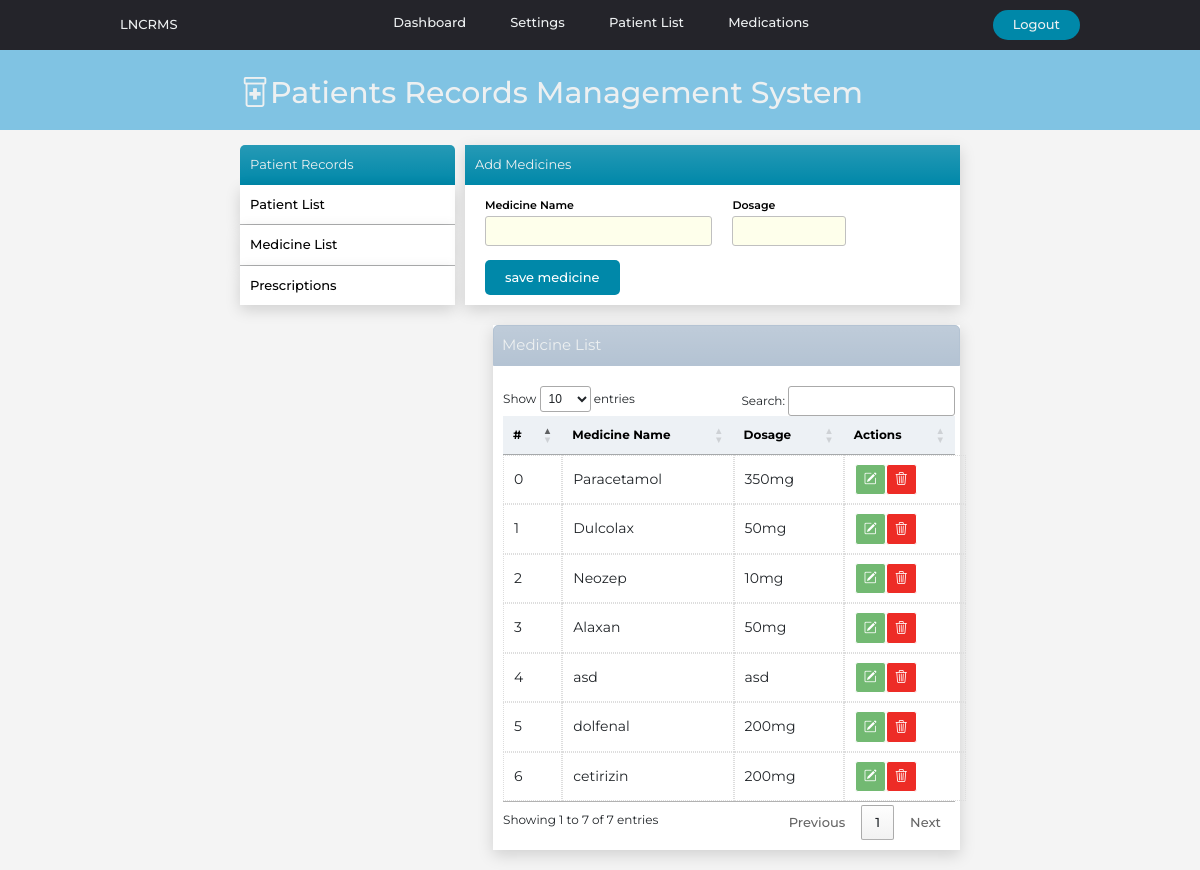
/medications/, run on an earlier commit of the app's database.
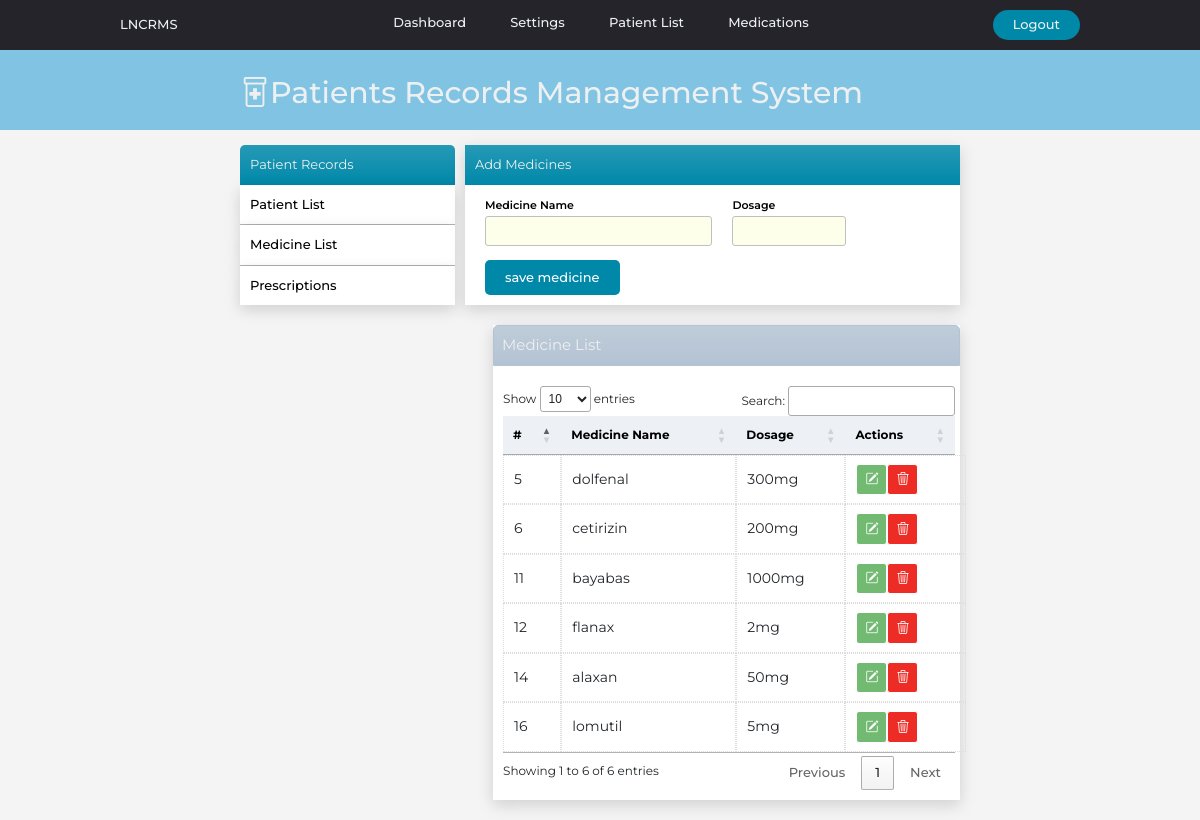
And on a later commit of the database.
### website/models.py (models this page shows)
class Medicinelist(models.Model):
    created_at = models.DateTimeField(auto_now_add=True)
    medicine_name = models.CharField(max_length=100)
    dosage = models.CharField(max_length=50)

### website/views.py (the view, shortened to what this page needs)
# urls.py: path('medications/',views.medications, name='medications'),
def medications(request,pk=''):
    medicinedata ={'medicinedata': Medicinelist.objects.all()}
    return render(request, 'medications.html',medicinedata)

### website/templates/medications.html (shortened to what this page needs)
{% extends 'index.html' %}
{% block content%}
<div class="container1">
  {% include "sidemenu.html" %}
  <div class="reg-area">
    <form method="POST">
    <div class="title-form bg-gradient">Add Medicines</div>
    <div class="reg-row">
        <div class="medicine-col">
          <label class="reg-label">Medicine Name</label><br />
          <input class="medicine-input" name="medname" required />
        </div>
        <div class="medicine-col">
          <label class="reg-label">Dosage</label><br />
          <input class="medicine-input" name="dosage" style="width: 50%;" required/>
        </div>
    </div>
    <div class="reg-row">
        <div class="medicine-col">
          <button class="btn-save" type="submit" name="save">save medicine</button>
        </div>
    </div>
  </form>
  </div>
</div>
<div class="container3">
  <div class="table-title bg-gradient">Medicine List</div>
  <div class="table-box">
      <table id="medicine-table" class="medicine-tables">
        <thead >
          <th>#</th>
          <th>Medicine Name</th>
          <th>Dosage</th>
          <th>Actions</th>
        </thead>
        <tbody>
          {% for meds in medicinedata %}
          <tr>
            <td name="medID">{{meds.id}}</td>
            <td>{{meds.medicine_name}}</td>
            <td>{{meds.dosage}}</td>
            <td id="actions_cell">
              <button name="updatedetails" type='submit' value="{{meds.id}}" id="link-edit"><i class="bi bi-pencil-square" data-bs-toggle="modal" data-bs-target="#{{meds.id}}"></i></button>
              <form action="{% url "medications" meds.id %}" method="POST">
              <button name="delete" type='submit' value="{{meds.id}}" id="link-delete"><i class="bi bi-trash3"></i></button>
              </form>
            </td>
          </tr>
          {% endfor %}
        </tbody>
      </table>
  </div>
</div>
{%endblock%}

### website/templates/index.html (shortened to what this page needs)
{% load static %}
{% load custom_tags %}
<!DOCTYPE html>
<html>
  <head>
    <link
      href="https://cdn.jsdelivr.net/npm/bootstrap@5.3.1/dist/css/bootstrap.min.css"
      rel="stylesheet"
    />
    <link
      rel="stylesheet"
      href="https://cdn.jsdelivr.net/npm/bootstrap-icons@1.10.5/font/bootstrap-icons.css"
    />
    <link
      rel="stylesheet"
      href="https://cdn.datatables.net/1.13.6/css/jquery.dataTables.min.css"
    />
    <link rel="stylesheet" href="{% static 'style.css' %}" />
  </head>
  <body>
    {% include 'navbar.html' %}
    <div class="title-container">
      <i class="bi bi-prescription2"></i>Patients Records Management System
    </div>
    <div class="content-main">
        {% block content%}
        {% endblock %}
      </div>
  </body>
</html>

### website/templates/navbar.html
<header class="nav-bar">
    <a href="{% url "patientlist" %}"><strong class="logo-text">LNCRMS</strong></a>
    <nav>
        <ul class="nav-links">
            <li><a href="#">Dashboard</a></li>
            <li><a href="#">Settings</a></li>
            <li><a href="#">Patient List</a></li>
            <li><a href="#">Medications</a></li>
        </ul>
    </nav>
    <a href="{% url 'logoutuser' %}"><button class="logout-btn">Logout</button></a>
</header>

### website/templates/sidemenu.html
    <div class="left-menu">
      <div class="active-title bg-gradient">Patient Records</div>
      <a href="{% url "patientlist" %}">Patient List</a><hr>
      <a href="{% url "medications" "#"%}">Medicine List</a><hr>
      <a href="#">Prescriptions</a>
    </div>

### website/static/style.css (style rules this page uses)
* { box-sizing:border-box; margin: 0; padding: 0; font-family: 'Montserrat', sans-serif; }
body { background-color: #f4f4f4; }
li,a,strong, button { font-family: 'Montserrat', sans-serif; font-weight: 500; font-size: 13px; color: #edf0f1; text-decoration: none; padding: 0px 0px; margin: 0px 0px; }
.nav-bar { display: flex; justify-content: space-between; align-items: center; padding: 0px 10%; background-color: #24242a ; position:sticky; top: 0px; }
.logo-text { cursor: pointer; }
.nav-links { list-style: none; padding-top: 10px; }
.nav-links li { display: inline-block; padding: 0px 20px; }
.nav-links li a { transition: all 0.3s ease 0s; }
.logout-btn { padding: 5px 20px; margin: 0px 0px; background-color: rgba(0, 136, 169, 1); border: none; border-radius: 30px; cursor: pointer; transition: all 0.3s ease 0s; }
.title-container { background-color: #80c3e3; height: 80px; font-family: 'Montserrat', sans-serif; font-weight: 500; font-size: 30px; color: #edf0f1; text-decoration: none; padding: 20px 20%; }
.content-main { height: 100%; margin: 5px 20%; }
.container1 { display: inline-flex; height: auto; margin-top:10px; width: 100%; }
.container3 { height: 78%; background-color: white; box-shadow: 0 5px 15px 0 #00000026; margin-left: 250px; margin-right: 40%; margin: 5px 0 5px 253px; }
.left-menu { width: 250px; margin: 0; padding: 0; }
.reg-area { margin-left: 10px; width: 80%; background-color: white; box-shadow: 0 5px 15px 0 #00000026; }
.title-form { color: #edf0f1 ; background-color: #0088a9; width: 100%; padding: 10px; font-size: 13px; }
.left-menu lu,li { font-size: 5px; text-decoration: none; color: black; padding: 5px; list-style: none; margin: 0; }
.active-title { background-color: #0088a9; color: #edf0f1 ; padding: 10px; border-radius: 5px 5px 0 0; font-size: 13px; }
.table-title { color: #edf0f1 ; background-color: #b4c3d3; width: 100%; margin-top: 20px; padding: 8px; border-style: solid; border-color: #b4c3d3; border-width: 1px; border-radius: 5px 5px 0 0; font-size: 15px; }
.table-box { margin: 20px 0; padding: 0 5px 10px 10px; background-color: white; height: auto; width: 100%; font-size: 12px; }
.left-menu a { display: list-item; list-style: none; color: black; width: 100%; padding: 10px; box-shadow: 0 5px 15px 0 #00000026; background-color: white; }
.reg-label { font-size: 11px; font-weight: 600; color:black; }
.reg-row { display:inline-flex; width: 100%; }
.btn-save { background-color: #0088a9; color: white; padding: 8px 20px; border-radius: 5px; border-style: none; }
table { width: 100%; }
th { padding: 10px; font-size: 12px; color: black; background-color: #b4c3d33c; }
tr { font-size: 14px; }
td { border: 1px dotted #ddd; width: auto; }
#link-edit { color: white; border: 1px solid white; padding: 5px 8px; background-color:rgba(0, 128, 0, 0.553); border-radius: 3px; }
#link-delete { color: white; border: 1px solid white; padding: 5px 8px; background-color:rgba(235, 18, 11, 0.89); border-radius: 3px; }
.medicine-input { border-style: solid; border-color: silver; border-radius: 3px; border-width: 1px; padding-left: 5px; padding: 2px 5px; width: 100%; }
.medicine-col { padding: 7px 0 7px 20px; width: 100%; }
#actions_cell { display: inline-flex; width:90%; }
hr { margin: 0; padding: 0; }
input, textarea, select { background-color: rgb(250, 255, 189,0.3); font-family: 'Arial'; }

What changed in the data, as far as the page shows it:
removed Medicinelist: id "0", medicine_name "Paracetamol", dosage "350mg"
removed Medicinelist: id "1", medicine_name "Dulcolax", dosage "50mg"
removed Medicinelist: id "2", medicine_name "Neozep", dosage "10mg"
removed Medicinelist: id "3", medicine_name "Alaxan", dosage "50mg"
removed Medicinelist: id "4", medicine_name "asd", dosage "asd"
changed Medicinelist "dolfenal": dosage "200mg" → "300mg"
added Medicinelist: id "11", medicine_name "bayabas", dosage "1000mg"
added Medicinelist: id "12", medicine_name "flanax", dosage "2mg"
added Medicinelist: id "14", medicine_name "alaxan", dosage "50mg"
added Medicinelist: id "16", medicine_name "lomutil", dosage "5mg"
Also different on the page:
text written by a page script: "Show entries Search: Showing 1 to 7 of 7 entries Previous 1 Next" → "Show entries Search: Showing 1 to 6 of 6 entries Previous 1 Next"
